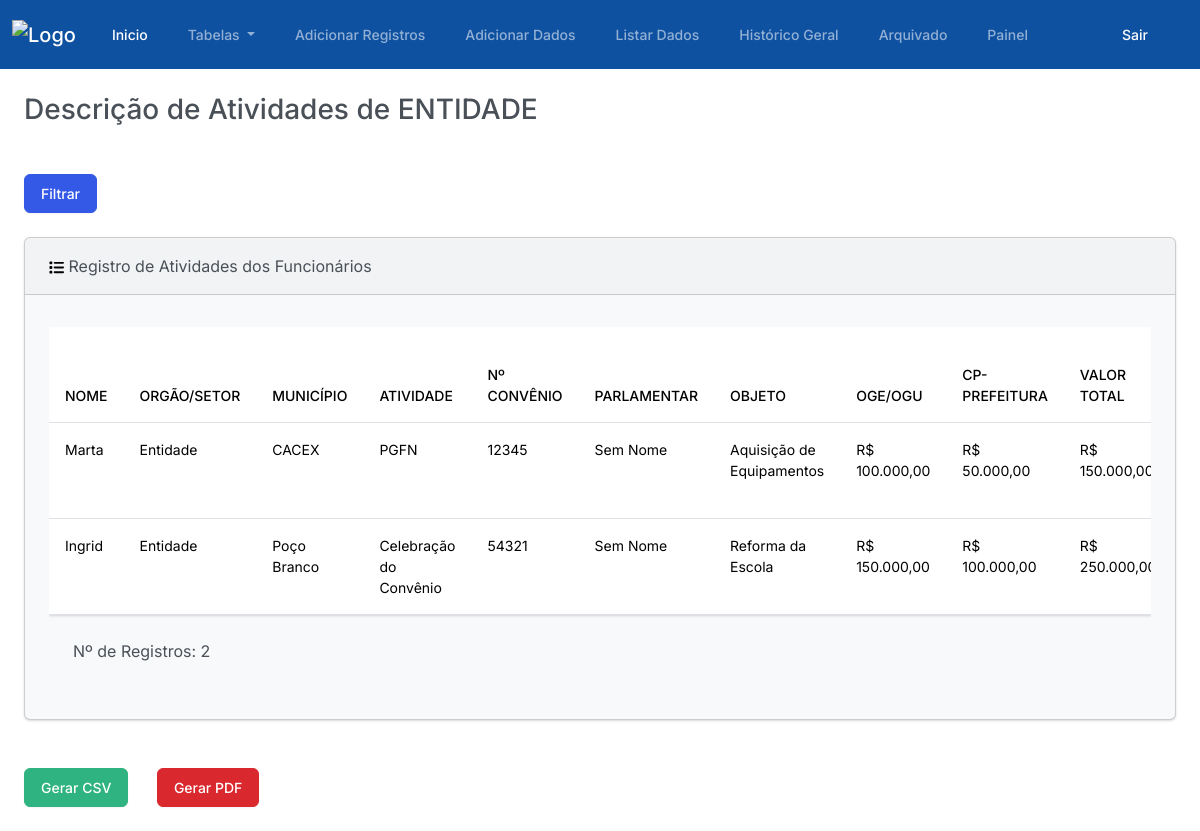
The app's page /tabela_entidade/ (signed in) with its own data.
### plataforma/models.py (models this page shows, shortened)
class RegistroFuncionarios(models.Model):
    class Meta:
        verbose_name_plural = "Registros da Tabela Geral"
    nome = models.ForeignKey(Nome, on_delete=models.CASCADE)
    orgao_setor = models.ForeignKey(Setor, on_delete=models.CASCADE)
    municipio = models.ForeignKey(Municipio, on_delete=models.CASCADE)
    atividade = models.ForeignKey(Atividade, on_delete=models.CASCADE)
    num_convenio = models.CharField(max_length=255)
    parlamentar = models.CharField(max_length=255)
    objeto = models.CharField(max_length=255)
    oge_ogu = models.DecimalField(max_digits=10, decimal_places=2)
    cp_prefeitura = models.DecimalField(max_digits=10, decimal_places=2)
    valor_liberado = models.DecimalField(max_digits=10, decimal_places=2, default=0)
    prazo_vigencia = models.DateField()
    situacao = models.CharField(max_length=255)
    providencia = models.CharField(max_length=255)
    status = models.CharField(max_length=20, choices=Status.choices, default=Status.NAO_INICIADO)
    data_recepcao = models.DateField()
    data_inicio = models.DateField(null=True, blank=True)
    documento_pendente = models.BooleanField(default=False)
    documento_cancelado = models.BooleanField(default=False)
    data_fim = models.DateField(null=True, blank=True)
    duracao_dias_uteis = models.IntegerField(default=0)
    def calcular_valores(self):
        valor_total = Decimal(str(self.oge_ogu)) + Decimal(str(self.cp_prefeitura))
        falta_liberar = Decimal(str(self.oge_ogu)) - Decimal(str(self.valor_liberado))
        return valor_total, falta_liberar
    def exibir_modal_prazo_vigencia(self):
        hoje = timezone.now().date()
        prazo_vigencia = self.prazo_vigencia
        dias_restantes = (prazo_vigencia - hoje).days
        return dias_restantes <= 30, dias_restantes
    def dia_trabalho_total(self):
        if not self.data_inicio or not self.data_fim:
            return 0
        if isinstance(self.data_inicio, str):
            self.data_inicio = datetime.strptime(self.data_inicio, "%Y-%m-%d").date()
        if isinstance(self.data_fim, str):
            self.data_fim = datetime.strptime(self.data_fim, "%Y-%m-%d").date()
        delta = self.data_fim - self.data_inicio
        dias_uteis = sum(1 for i in range(delta.days + 1) if (self.data_inicio + timedelta(days=i)).weekday() < 5)
        return dias_uteis

class Nome(models.Model):
    nome = models.CharField(max_length=255)

class Setor(models.Model):
    orgao_setor = models.CharField(max_length=255)

class Municipio(models.Model):
    municipio = models.CharField(max_length=255)

class Atividade(models.Model):
    atividade = models.CharField(max_length=255)

### plataforma/views.py (the view)
# urls.py: path('tabela_entidade/', views.tabela_entidade, name='tabela_entidade'),
def tabela_entidade(request):
    registros = RegistroFuncionarios.objects.filter(orgao_setor__orgao_setor='Entidade')
    nomes = Nome.objects.all()
    municipios = Municipio.objects.all()
    context = {
        'nomes': nomes,
        'municipios': municipios,
        'registros': registros,
    }
    return render(request, 'tabela_entidade.html', context)

### plataforma/templatetags/custom_filters.py (called while the page is built)
@register.filter(name='format_currency')
def format_currency(value):
    try:
        numeric_value = float(value)
        formatted_value = '{:,.2f}'.format(numeric_value)
        formatted_value = 'R$ ' + formatted_value.replace(',', 'v').replace('.', ',').replace('v', '.')
        return formatted_value
    except ValueError:
        return value

@register.filter(name='formatar_data')
def formatar_data(value):
    if isinstance(value, date):
        return value.strftime('%d/%m/%Y')
    else:
        data_obj = datetime.strptime(value, '%d de %B de %Y')
        return data_obj.strftime('%d/%m/%Y')

### plataforma/templates/tabela_entidade.html (shortened to what this page needs)
{% extends "base.html" %}
{% load static %}
{% load humanize %}
{% load custom_filters %}
{% block container %}
  <h3 class="m-4">Descrição de Atividades de ENTIDADE</h3>
  <button type="button" class="btn btn-primary m-4" data-bs-toggle="modal" data-bs-target="#filtroModal">
    Filtrar
  </button>
  <div class="row">
    <div class="col-12">
      <div class="card bg-light ms-4 me-4 mb-4">
        <div class="card-header">
          Registro de Atividades dos Funcionários
        </div>
        <div class="card-body">
          <p class="card-text">
            <div class="table-container table-responsive">
              <table class='table table-hover'>
                <thead class="thead-fixed sticky-top">
                  <tr>
                    <th scope="col-fixed">NOME</th>
                    <th scope="col-fixed">ORGÃO/SETOR</th>
                    <th scope="col-fixed">MUNICÍPIO</th>
                    <th scope="col-fixed">ATIVIDADE</th>
                    <th scope="col-fixed">Nº CONVÊNIO</th>
                    <th scope="col-fixed">PARLAMENTAR</th>
                    <th scope="col-fixed">OBJETO</th>
                    <th scope="col-fixed">OGE/OGU</th>
                    <th scope="col-fixed">CP-PREFEITURA</th>
                    <th scope="col-fixed">VALOR TOTAL</th>
                  </tr>
                </thead>
                <tbody>
                  {% for registro in registros %}
                    <tr>
                      <td>{{ registro.nome.nome }}</td>
                      <td>{{ registro.orgao_setor.orgao_setor }}</td>
                      <td>{{ registro.municipio.municipio }}</td>
                      <td>{{ registro.atividade.atividade }}</td>
                      <td>{{ registro.num_convenio }}</td>
                      <td>{{ registro.parlamentar }}</td>
                      <td>{{ registro.objeto }}</td>
                      <td>{{ registro.oge_ogu|format_currency }}</td>
                      <td>{{ registro.cp_prefeitura|format_currency }}</td>
                      <td>{{ registro.calcular_valores.0|format_currency }}</td>
                    </tr>
                  {% endfor %}
                </tbody>
              </table>
              {% if registros %}
                <p class="m-4">Nº de Registros: {{ registros.count }}</p>
              {% else %}
                <p>registros está vazio ou não está sendo passado corretamente.</p>
              {% endif %}
            </div>
          </p>
        </div>
      </div>
      <a class="btn btn-success m-4" href="#" id="btnGerarCSV">Gerar CSV</a>
        <a class="btn btn-danger" href="{% url 'gerar_pdf_tabela_entidade' %}">Gerar PDF</a>
    </div>
  </div>
{% endblock container %}

### plataforma/templates/tabela_entidade.html (style rules this page uses)
.table-container { overflow: auto; max-height: 650px; }
.thead-fixed th { position: sticky; top: 0; background-color: #fff; z-index: 1; }

### records on screen
RegistroFuncionarios: nome.nome "Marta", orgao_setor.orgao_setor "Entidade", municipio.municipio "CACEX", atividade.atividade "PGFN", num_convenio "12345", parlamentar "Sem Nome", objeto "Aquisição de Equipamentos", oge_ogu "R$ 100.000,00", cp_prefeitura "R$ 50.000,00", calcular_valores.0 "R$…"
RegistroFuncionarios: nome.nome "Ingrid", orgao_setor.orgao_setor "Entidade", municipio.municipio "Poço Branco", atividade.atividade "Celebração do Convênio", num_convenio "54321", parlamentar "Sem Nome", objeto "Reforma da Escola", oge_ogu "R$ 150.000,00", cp_prefeitura "R$ 100.000,00", calcular_valores.0 "R$…"

### other values on screen
{{ registros.count }} "2"
